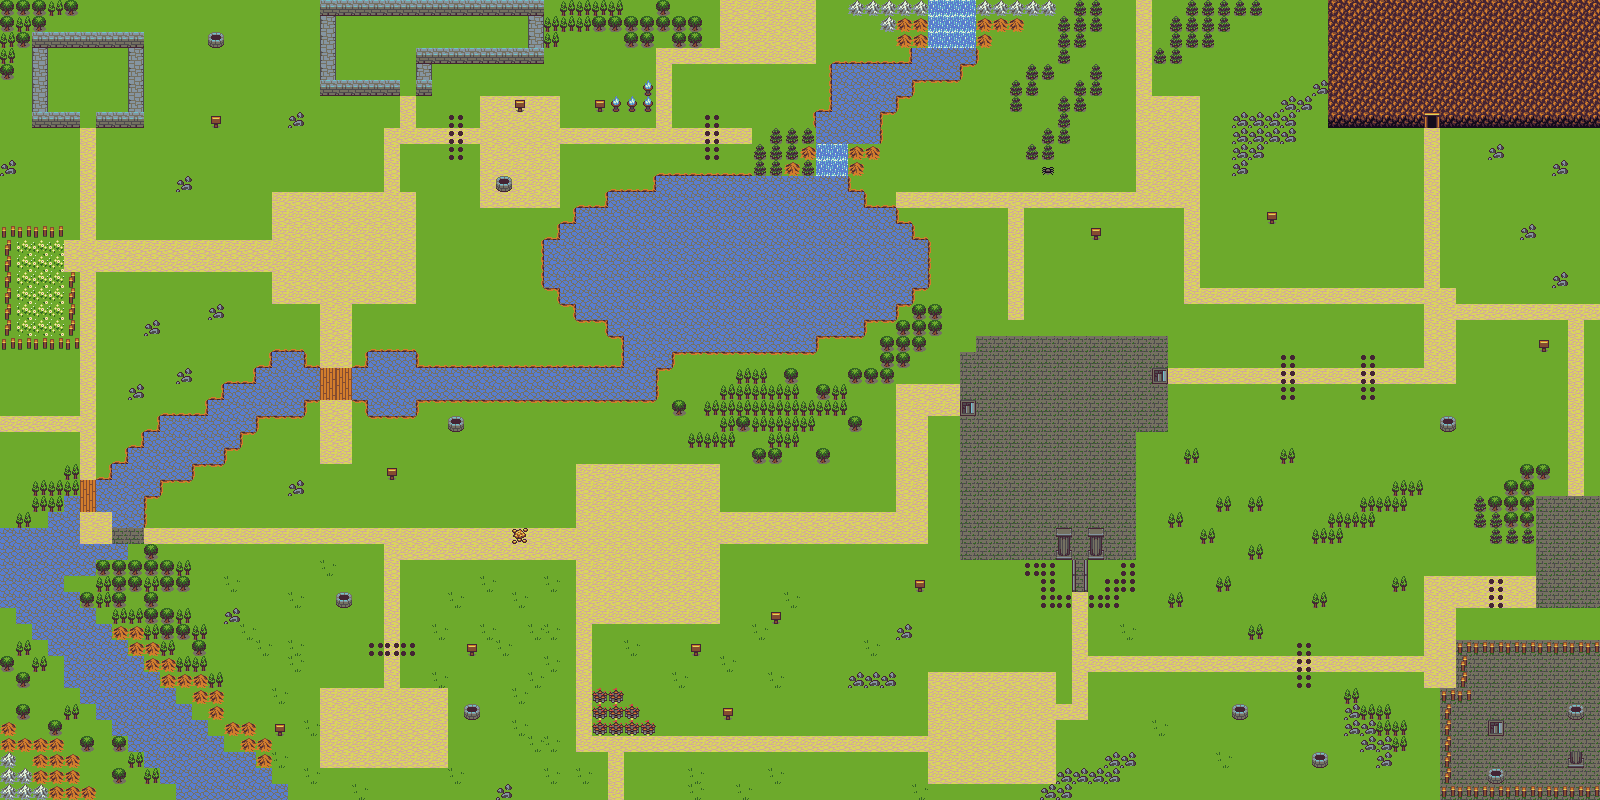

A level layout from a 2D game, rendered from its tile map. Below: a short description, then the map file with tile-grid data replaced by summaries:
An orthogonal 100x50 tile map with 16x16 px tiles, 2 tile layers (bottom, top).

<map version="1.0" tiledversion="1.1.6" orientation="orthogonal" renderorder="right-down" width="100" height="50" tilewidth="16" tileheight="16" infinite="0" nextobjectid="1">
 <tileset firstgid="1" source="new.tsx" />
 <layer name="bottom" width="100" height="50">
  <data>[5000 cells, 5000 non-empty, 8 distinct tile ids]</data>
 </layer>
 <layer name="top" width="100" height="50">
  <data>[5000 cells, 1269 non-empty, 35 distinct tile ids]</data>
 </layer>
</map>